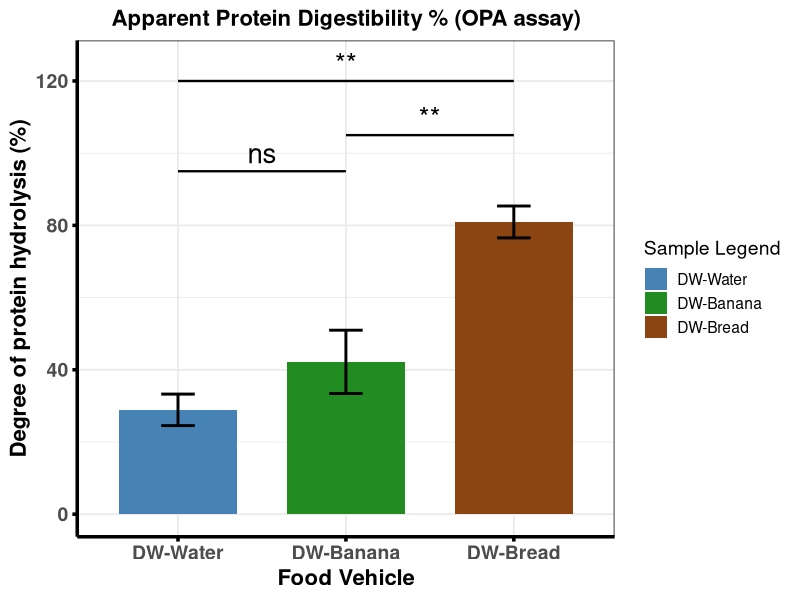

The R script that drew this image:
library(ggplot2)
library(emmeans)

# ---------------------------------------------------------
# 1. RAW OPA DATA
# ---------------------------------------------------------
df_raw <- data.frame(
  Sample = factor(rep(c("DW-Water", "DW-Banana", "DW-Bread"), each = 3),
                  levels = c("DW-Water", "DW-Banana", "DW-Bread")),
  Value = c(
    28.36, 24.83, 33.51,   # DW-Water
    32.78, 43.67, 50.13,   # DW-Banana
    76.13, 84.81, 81.92    # DW-Bread
  )
)

# ---------------------------------------------------------
# 2. DESCRIPTIVE STATS (auto)
# ---------------------------------------------------------
df_stats <- aggregate(Value ~ Sample, df_raw, function(x) {
  c(Mean = mean(x), SD = sd(x), CV = sd(x)/mean(x)*100)
})

df_stats <- do.call(data.frame, df_stats)
names(df_stats) <- c("Sample", "Mean", "SD", "CV")

# ---------------------------------------------------------
# 3. ANOVA + TUKEY (only p-values)
# ---------------------------------------------------------
model <- aov(Value ~ Sample, data = df_raw)
emm <- emmeans(model, ~ Sample)
tukey <- summary(pairs(emm, adjust = "tukey"))

# Extract p-values
p_WB  <- tukey$p.value[1]   # Water vs Banana
p_WBr <- tukey$p.value[2]   # Water vs Bread
p_BBr <- tukey$p.value[3]   # Banana vs Bread

# ---------------------------------------------------------
# 4. Convert p-values → asterisks
# ---------------------------------------------------------
p_to_star <- function(p) {
  if (p < 0.0001) return("****")
  if (p < 0.01)    return("**")
  if (p < 0.05)    return("*")
  return("ns")
}

star_WB  <- p_to_star(p_WB)
star_WBr <- p_to_star(p_WBr)
star_BBr <- p_to_star(p_BBr)

# ---------------------------------------------------------
# 5. BASE PLOT (no Tukey letters)
# ---------------------------------------------------------
p_opa <- ggplot(df_stats, aes(x = Sample, y = Mean, fill = Sample)) +
  geom_col(width = 0.7) +
  geom_errorbar(aes(ymin = Mean - SD, ymax = Mean + SD),
                width = 0.2, linewidth = 1) +
  
  scale_fill_manual(
    values = c("DW-Water" = "steelblue",
               "DW-Banana" = "forestgreen",
               "DW-Bread" = "saddlebrown"),
    name = "Sample Legend"
  ) +
  
  theme_bw(base_size = 14) +
  theme(
    legend.position = "right",
    legend.box = "vertical",
    plot.title = element_text(size = 16, face = "bold", hjust = 0.5),
    axis.text.x = element_text(size = 14, face = "bold"),
    axis.text.y = element_text(size = 14, face = "bold"),
    axis.title.x = element_text(size = 16, face = "bold"),
    axis.title.y = element_text(size = 16, face = "bold"),
    axis.line = element_line(colour = "black", linewidth = 1.2),
    axis.ticks = element_line(colour = "black", linewidth = 1.2)
  ) +
  labs(
    title = "Apparent Protein Digestibility % (OPA assay)",
    x = "Food Vehicle",
    y = "Degree of protein hydrolysis (%)"
  )

# ---------------------------------------------------------
# 6. AUTOMATED BRACKETS BASED ON ANOVA OUTPUT
# ---------------------------------------------------------

# Water vs Banana
p_opa <- p_opa +
  annotate("segment", x = 1, xend = 2, y = 95, yend = 95, linewidth = 0.8) +
  annotate("text", x = 1.5, y = 100, label = star_WB, size = 7)

# Banana vs Bread
p_opa <- p_opa +
  annotate("segment", x = 2, xend = 3, y = 105, yend = 105, linewidth = 0.8) +
  annotate("text", x = 2.5, y = 110, label = star_BBr, size = 7)

# Water vs Bread
p_opa <- p_opa +
  annotate("segment", x = 1, xend = 3, y = 120, yend = 120, linewidth = 0.8) +
  annotate("text", x = 2, y = 125, label = star_WBr, size = 7)

print(p_opa)

cat("\n=== DESCRIPTIVE STATS ===\n")
print(df_stats)

cat("\n=== ANOVA SUMMARY ===\n")
print(summary(model))

cat("\n=== TUKEY POST-HOC ===\n")
print(tukey)
